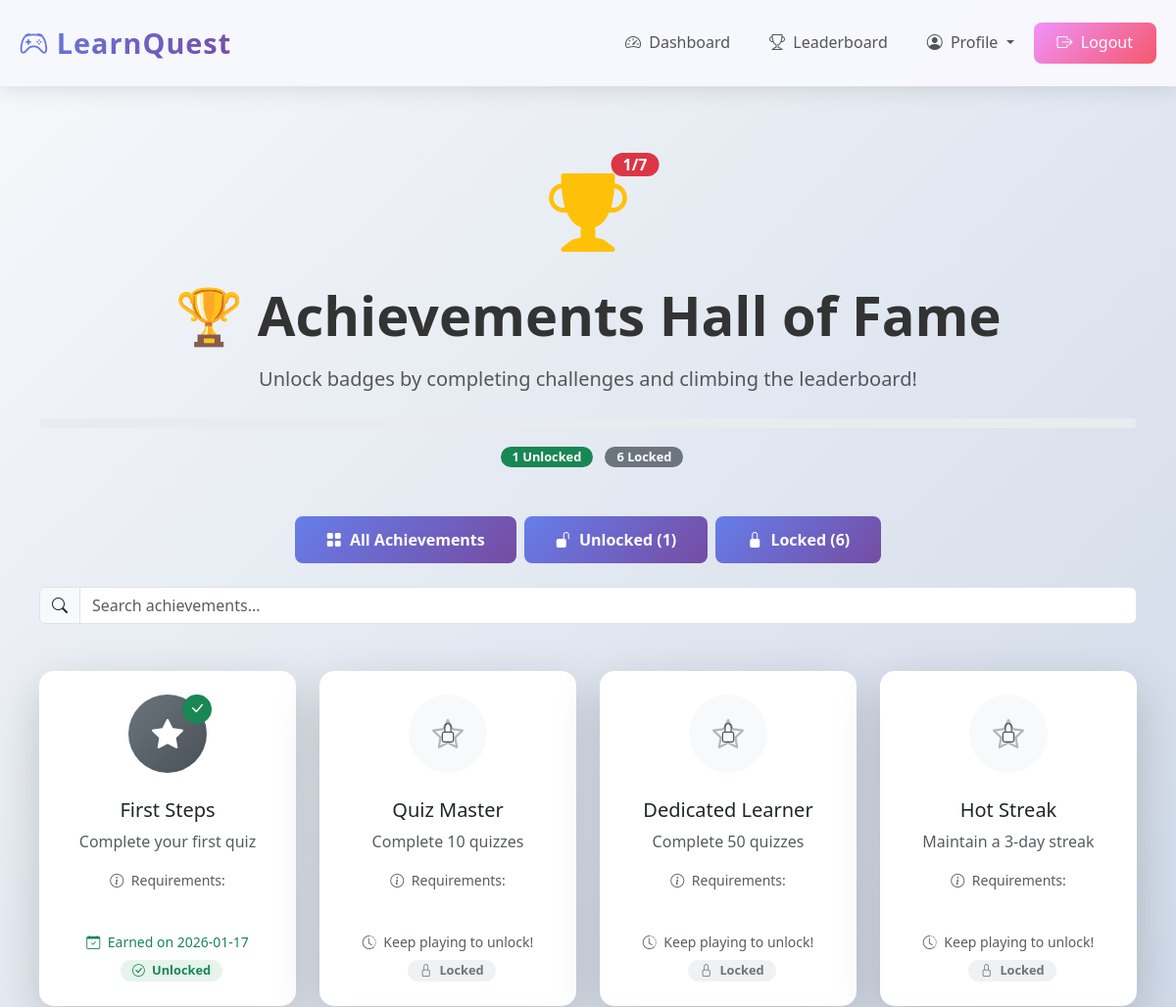
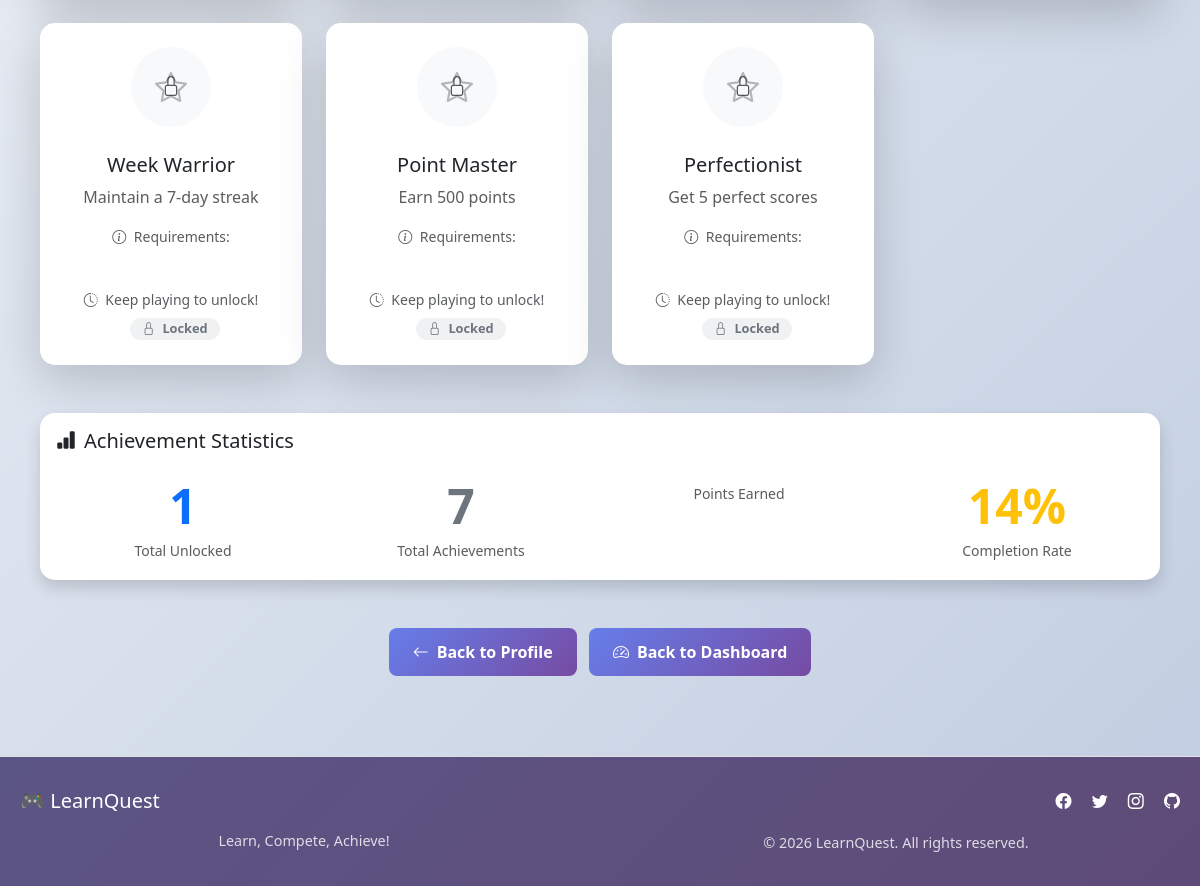
Page /achievements (signed in) on the earlier database version (2 pictures, top to bottom).
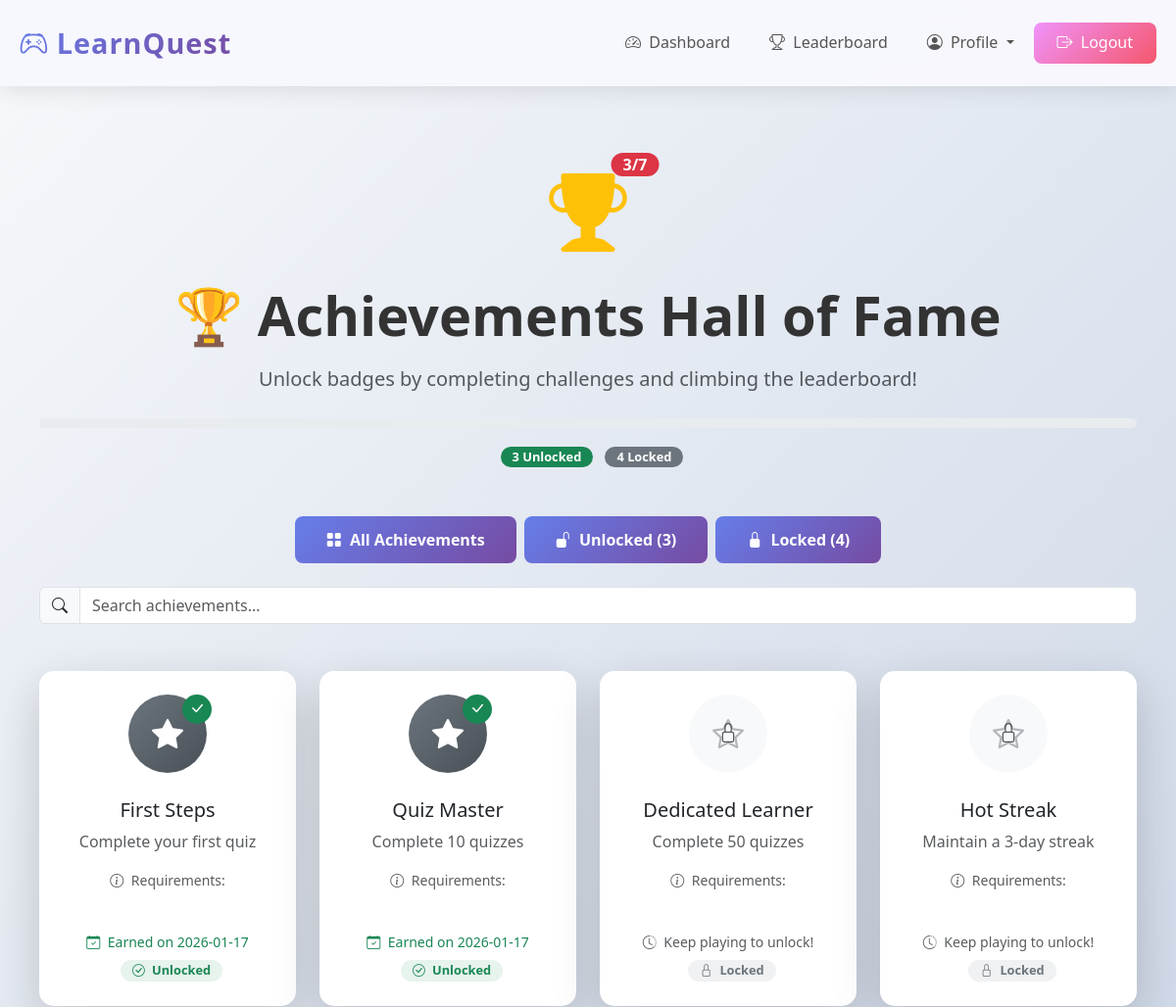
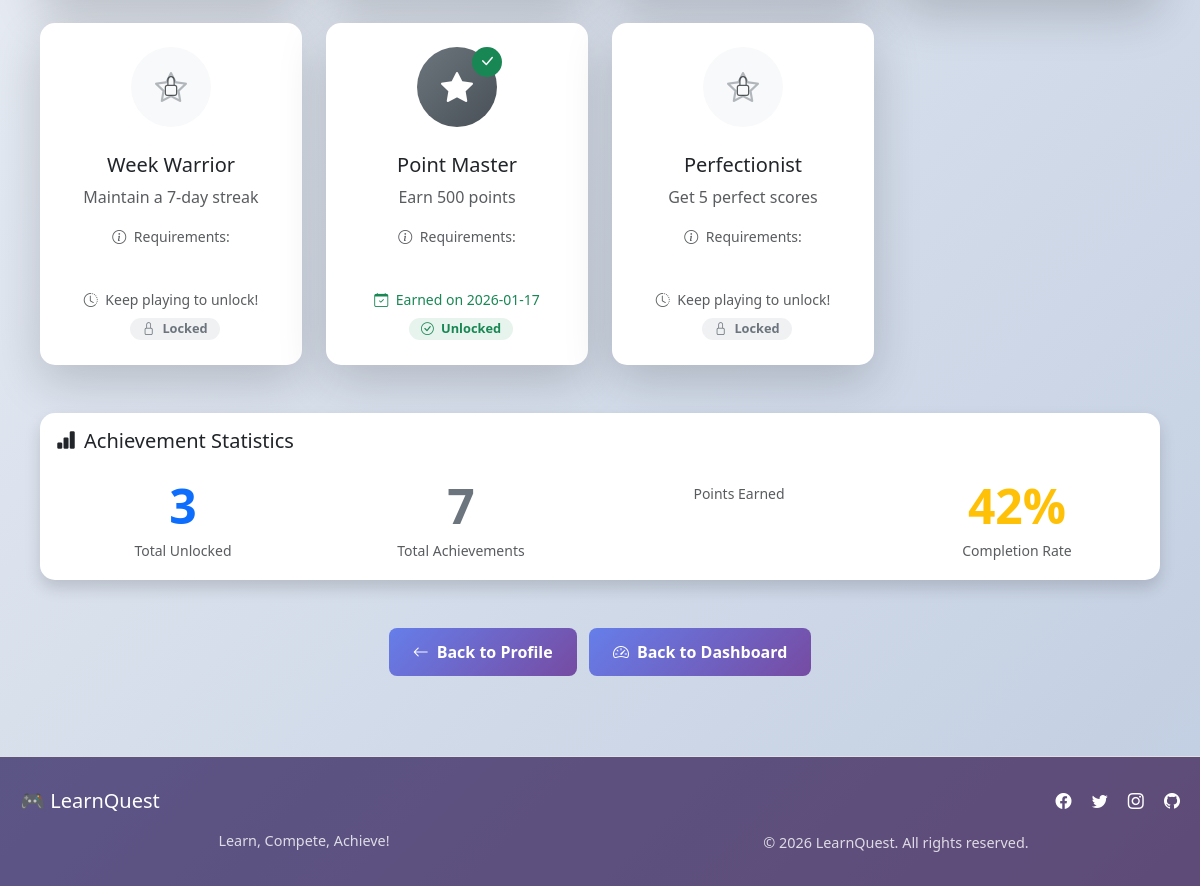
Same page on the later database version (2 pictures, top to bottom).
### tables this page shows
CREATE TABLE achievements (
        id INTEGER PRIMARY KEY AUTOINCREMENT,
        user_id INTEGER,
        achievement_name TEXT,
        achievement_icon TEXT,
        earned_at TIMESTAMP DEFAULT CURRENT_TIMESTAMP,
        FOREIGN KEY (user_id) REFERENCES users(id)
    );

### app.py (the view)
@app.route('/achievements')
def achievements():
    if 'user_id' not in session:
        return redirect(url_for('login'))
    conn = get_db()
    user_achievements = conn.execute('SELECT * FROM achievements WHERE user_id = ? ORDER BY earned_at DESC',
                                    (session['user_id'],)).fetchall()
    conn.close()
    all_achievements = [
        {'name': 'First Steps', 'icon': '🎯', 'description': 'Complete your first quiz'},
        {'name': 'Quiz Master', 'icon': '📚', 'description': 'Complete 10 quizzes'},
        {'name': 'Dedicated Learner', 'icon': '🎓', 'description': 'Complete 50 quizzes'},
        {'name': 'Hot Streak', 'icon': '🔥', 'description': 'Maintain a 3-day streak'},
        {'name': 'Week Warrior', 'icon': '⚡', 'description': 'Maintain a 7-day streak'},
        {'name': 'Point Master', 'icon': '⭐', 'description': 'Earn 500 points'},
        {'name': 'Perfectionist', 'icon': '💯', 'description': 'Get 5 perfect scores'},
    ]
    earned_names = [ach['achievement_name'] for ach in user_achievements]
    return render_template('achievements.html', user_achievements=user_achievements,
                         all_achievements=all_achievements, earned_names=earned_names)

### app.py (called while the page is built)
def get_db():
    conn = sqlite3.connect('quiz_platform.db')
    conn.row_factory = sqlite3.Row
    return conn

### templates/achievements.html (shortened to what the changed rows need)
{% extends "base.html" %}
{% block content %}
<div class="container py-5">
    <div class="row mb-5">
        <div class="col-12">
            <div class="text-center">
                <div class="position-relative d-inline-block mb-4">
                    <i class="bi bi-trophy-fill display-1 text-warning"></i>
                    <div class="position-absolute top-0 start-100 translate-middle badge rounded-pill bg-danger"
                         style="font-size: 1rem;">
                        {{ earned_names|length }}/{{ all_achievements|length }}
                    </div>
                </div>
                <h1 class="display-4 fw-bold mb-3">🏆 Achievements Hall of Fame</h1>
                    {% set progress = (earned_names|length / all_achievements|length * 100)|int %}
                <p class="mb-0">
                    <span class="badge bg-success">{{ earned_names|length }} Unlocked</span>
                    <span class="badge bg-secondary ms-2">{{ all_achievements|length - earned_names|length }} Locked</span>
                </p>
            </div>
        </div>
    </div>
    <div class="row mb-4">
        <div class="col-12">
            <div class="d-flex flex-wrap justify-content-center gap-2 mb-4">
                <button class="btn btn-outline-primary active" data-filter="all">
                    <i class="bi bi-grid-fill me-1"></i> All Achievements
                </button>
                <button class="btn btn-outline-success" data-filter="earned">
                    <i class="bi bi-unlock-fill me-1"></i> Unlocked ({{ earned_names|length }})
                </button>
                <button class="btn btn-outline-secondary" data-filter="locked">
                    <i class="bi bi-lock-fill me-1"></i> Locked ({{ all_achievements|length - earned_names|length }})
                </button>
            </div>
        </div>
    </div>
    <div class="row g-4 mb-5" id="achievementsGrid">
        {% for ach in all_achievements %}
        {% set is_earned = ach.name in earned_names %}
        <div class="col-md-6 col-lg-4 col-xl-3 achievement-item"
             data-category="{% if is_earned %}earned{% else %}locked{% endif %} {{ ach.rarity|default('common')|lower }}">
            <div class="card h-100 border-0 shadow-lg hover-shadow {% if is_earned %}border-success border-2{% else %}border-light{% endif %}">
                <div class="card-header bg-transparent border-0 pt-4 pb-0">
                    <div class="text-center position-relative">
                        <div class="achievement-icon-container mx-auto mb-3">
                            {% if is_earned %}
                                <div class="bg-gradient-{{ ach.rarity|default('common')|lower }} text-white rounded-circle p-3 d-inline-flex align-items-center justify-content-center"
                                     style="width: 80px; height: 80px;">
                                    <i class="{{ ach.icon_class|default('bi bi-star-fill') }} fs-2"></i>
                                </div>
                                <div class="position-absolute top-0 end-0 bg-success text-white rounded-circle d-flex align-items-center justify-content-center"
                                     style="width: 30px; height: 30px;">
                                    <i class="bi bi-check-lg"></i>
                                </div>
                            {% else %}
                                <div class="bg-light text-secondary rounded-circle p-3 d-inline-flex align-items-center justify-content-center position-relative"
                                     style="width: 80px; height: 80px;">
                                    <i class="{{ ach.icon_class|default('bi bi-star') }} fs-2 opacity-50"></i>
                                    <div class="position-absolute top-50 start-50 translate-middle">
                                        <i class="bi bi-lock fs-5 text-dark opacity-75"></i>
                                    </div>
                                </div>
                            {% endif %}
                        </div>
                    </div>
                </div>
                <div class="card-body text-center pt-0">
                    <h5 class="card-title mb-2">{{ ach.name }}</h5>
                    <p class="card-text text-muted mb-3">{{ ach.description }}</p>
                    <div class="mb-3">
                        <small class="text-muted d-block">
                            <i class="bi bi-info-circle me-1"></i>
                            Requirements: {{ ach.requirements }}
                        </small>
                    </div>
                </div>
                <div class="card-footer bg-transparent border-0 pb-4">
                    {% if is_earned %}
                        {% for user_ach in user_achievements %}
                            {% if user_ach.achievement_name == ach.name %}
                                <div class="text-center">
                                    <small class="text-success d-block mb-1">
                                        <i class="bi bi-calendar-check me-1"></i>
                                        Earned on {{ user_ach.earned_at[:10] }}
                                    </small>
                                    <div class="badge bg-success bg-opacity-10 text-success">
                                        <i class="bi bi-check-circle me-1"></i> Unlocked
                                    </div>
                                </div>
                            {% endif %}
                        {% endfor %}
                    {% else %}
                        <div class="text-center">
                            <small class="text-muted d-block mb-1">
                                <i class="bi bi-clock-history me-1"></i>
                                Keep playing to unlock!
                            </small>
                            <div class="badge bg-secondary bg-opacity-10 text-secondary">
                                <i class="bi bi-lock me-1"></i> Locked
                            </div>
                        </div>
                    {% endif %}
                </div>
            </div>
        </div>
        {% endfor %}
    </div>
    <div class="row mb-5">
        <div class="col-12">
            <div class="card border-0 shadow">
                <div class="card-body">
                    <div class="row g-4">
                        <div class="col-md-3 col-6">
                            <div class="text-center">
                                <div class="display-5 fw-bold text-primary mb-1">{{ earned_names|length }}</div>
                                <small class="text-muted">Total Unlocked</small>
                            </div>
                        </div>
                        <div class="col-md-3 col-6">
                            <div class="text-center">
                                {% set completion_rate = (earned_names|length / all_achievements|length * 100)|int %}
                                <div class="display-5 fw-bold text-warning mb-1">{{ completion_rate }}%</div>
                                <small class="text-muted">Completion Rate</small>
                            </div>
                        </div>
                    </div>
                </div>
            </div>
        </div>
    </div>
</div>
{% endblock %}

Differences in the rows shown:
added achievements: earned_at "2026-01-17", shown under "Quiz Master"
added achievements: earned_at "2026-01-17", shown under "Point Master"
Other differences:
{{ earned_names|length }}: "1" → "3"
{{ all_achievements|length - earned_names|length }}: "6" → "4"
{{ completion_rate }}: "14" → "42"
list line gone: "Keep playing to unlock! Locked"
